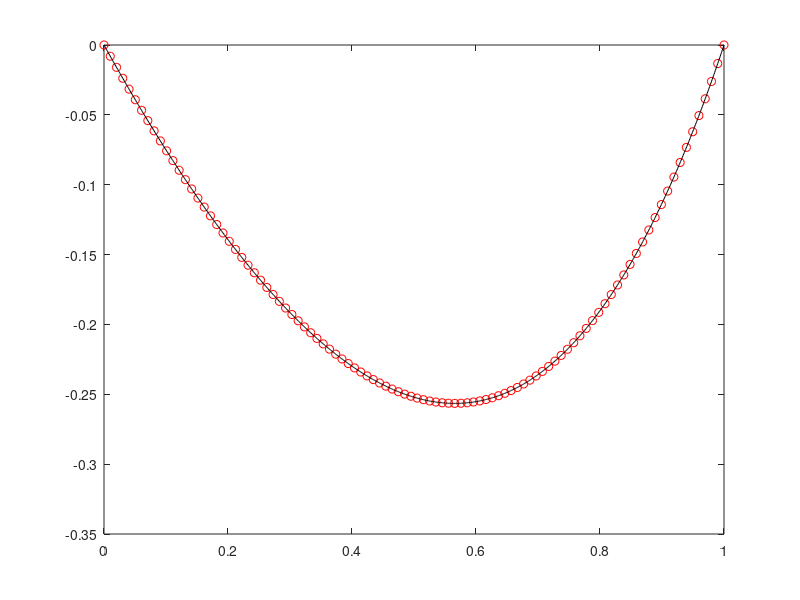

The MATLAB script that drew this image:
% Solving of 1D Poisson equation
% d2PHI/dx2 = 2*x^2 - x/2 + exp(x)
% with finte differences

% Clearing figures and memory 
clf
clear all


% 1. Define numericla model
xsize = 1; % Horizontal size of the model, unit m (meters)
Nx = 100; % Number of points
dx = xsize/(Nx-1); % Horizontal step size, m
x = 0:dx:xsize; % Coordinates of points, m

% 2. Difine matrixes L() and R()
L = sparse(Nx,Nx); % left hand side coefficients 
% We generate lots of zeros, function sparse makes zeros not to be stored in memory
R = zeros(Nx,1); % Right hand sides of equations

% 3. Compose matrixes
% Loop through grid points
for j = 1:1:Nx
    % Decide which equation to discretize
    if(j == 1 || j == Nx)
        % Boundary condition equation PHI = 0
        % 1*PHI(j) = 0
        L(j,j) = 1; % Left hand side
        R(j,1) = 0; % Right hand side
    else 
        % Internal points: Poisson equation should be solved
        % d2PHI/dx2 = 1
        %
        % --- PHI(j-1)---PHI(j)---PHI(j+1)
        %
        % (PHI(j-1)-2*PHI(j)+PHI(j+1))/dx^2 = 1
        %
        % Left hand side
        L(j,j-1) = 1/dx^2; % PHI(j-1)
        L(j,j) = -2/dx^2; % PHI(j)
        L(j,j+1) = 1/dx^2; % PHI(j+1)
        % Right hand side
        R(j,1) = 2 * x(j)^2 - x(j)/2 + exp(x(j)); 
    end
end

% 4. Solve matrixes
PHI = L \ R;

% 5. Volsualise solution

figure(1)
plot(x,PHI,'or') % 'or' means circle & red

hold on
Nxa = 1001; % Analytical model resolution
dxa = xsize/(Nxa - 1); % Analytical model step, m
xa = 0:dxa:xsize; % coordinates of analytical points
PHIa = 1/6 .* xa .^ 4 - 1/12 .* xa .^ 3 + exp(1) .^ xa ...
    + (-xsize^3/6 + xsize^2/12 - exp(xsize)/xsize + 1/xsize) .* xa - 1; % integral of d2PHI/dx2 = 2*x^2 - x/2 + exp(x)

plot(xa, PHIa, '-k')




